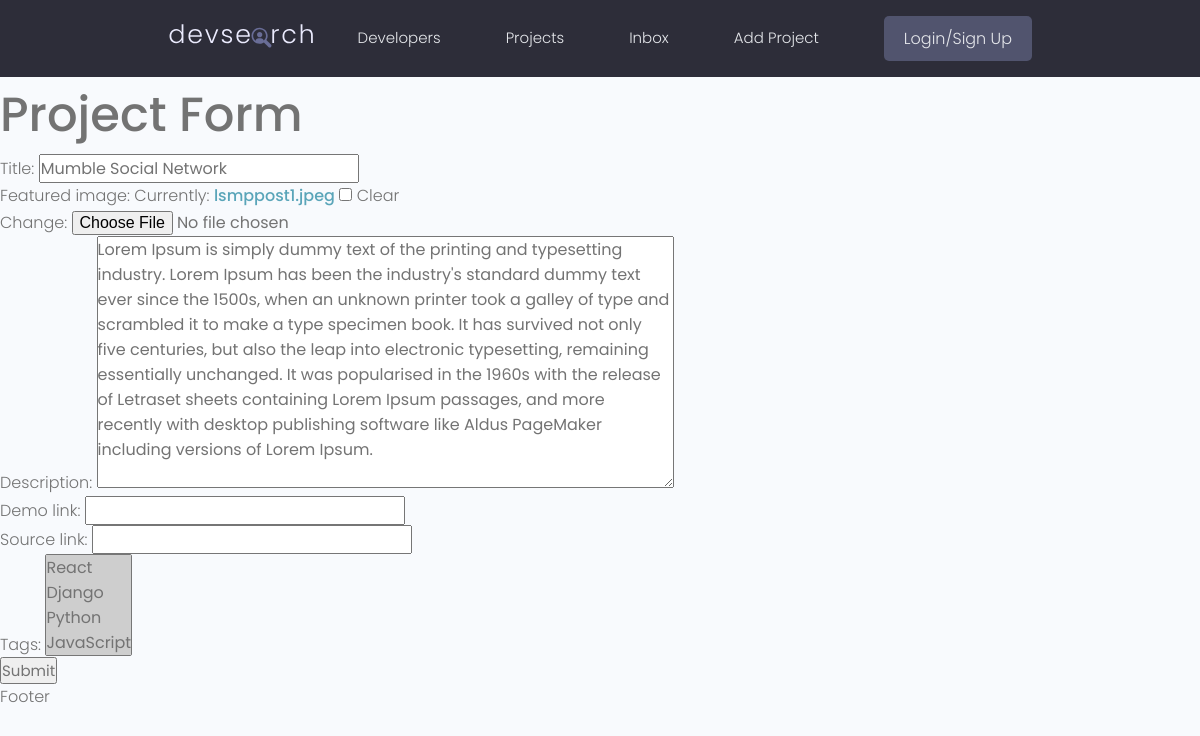
Before: /update-project/e73919b9b98742369e7b63a883ce8d0d/ with the older database file.
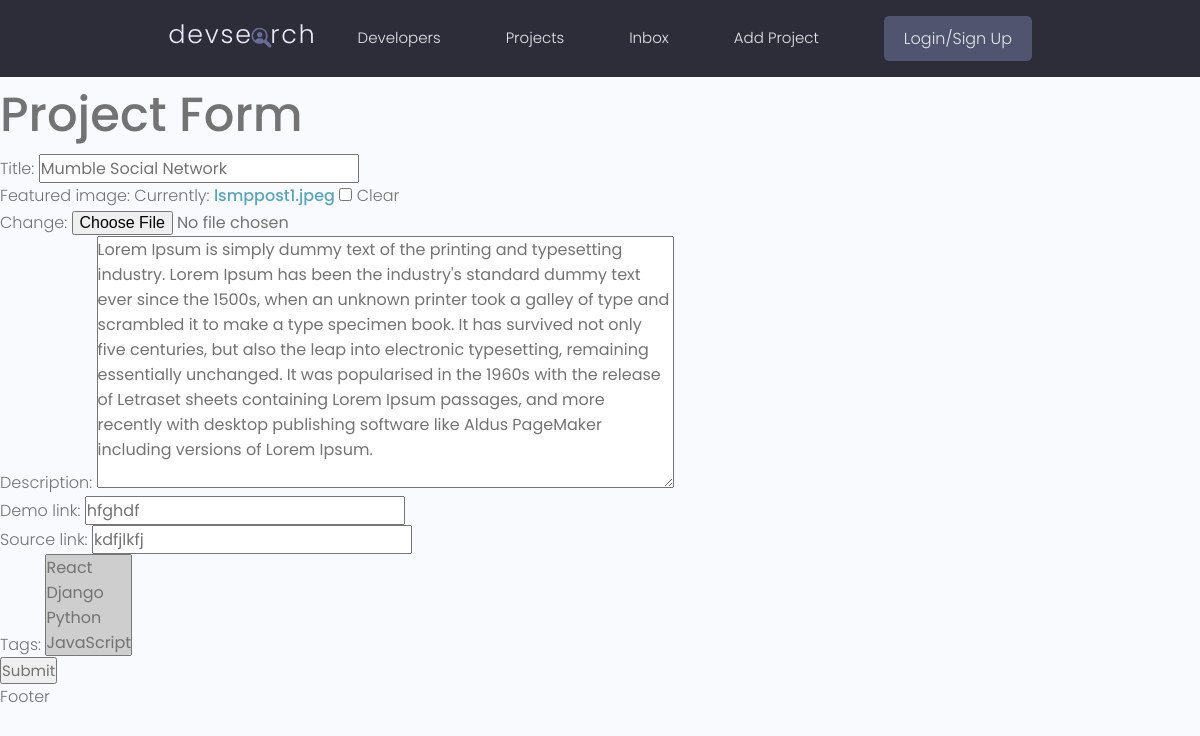
After: the same page with the newer database file.
### projects/models.py (models this page shows, shortened)
class Project(models.Model):
    title = models.CharField(max_length=200)
    description = models.TextField(null=True, blank=True)
    featured_image = models.ImageField(null=True, blank=True, default="default.jpg")
    demo_link = models.CharField(max_length=2000, null=True, blank=True)
    source_link = models.CharField(max_length=2000, null=True, blank=True)
    tags = models.ManyToManyField('Tag', blank=True)
    vote_total = models.IntegerField(default=0, null=True, blank=True)
    vote_ratio = models.IntegerField(default=0, null=True, blank=True)
    created = models.DateTimeField(auto_now_add=True)
    id = models.UUIDField(default=uuid.uuid4, unique=True, primary_key=True, editable=False)

### projects/views.py (the view)
# urls.py: path('update-project/<str:pk>/', views.updateProject, name="update-project"),
def updateProject(request, pk):
    project = Project.objects.get(id=pk)
    form = ProjectForm(instance=project)
    if request.method == 'POST':
        form = ProjectForm(request.POST, request.FILES, instance=project)
        if form.is_valid():
            form.save()
            return redirect('projects')
    context = {'form': form}
    return render(request, "projects/project_form.html", context)

### projects/forms.py
class ProjectForm(ModelForm):
    class Meta:
        model = Project
        fields = ['title', 'featured_image', 'description', 'demo_link', 'source_link', 'tags']

### projects/models.py (called while the page is built)
    def __str__(self):
        return self.name

### projects/templates/projects/project_form.html (shortened to what this page needs)
{% extends 'main.html' %}
{% block content %}
<h1>Project Form</h1>
<form action="" method="POST" enctype="multipart/form-data">
    {{form.as_p}}
    <input type="submit">
</form>
{% endblock %}

Changed rows visible on the page:
changed Project "Mumble Social Network": demo_link (not shown) → "hfghdf"; source_link (not shown) → "kdfjlkfj"
